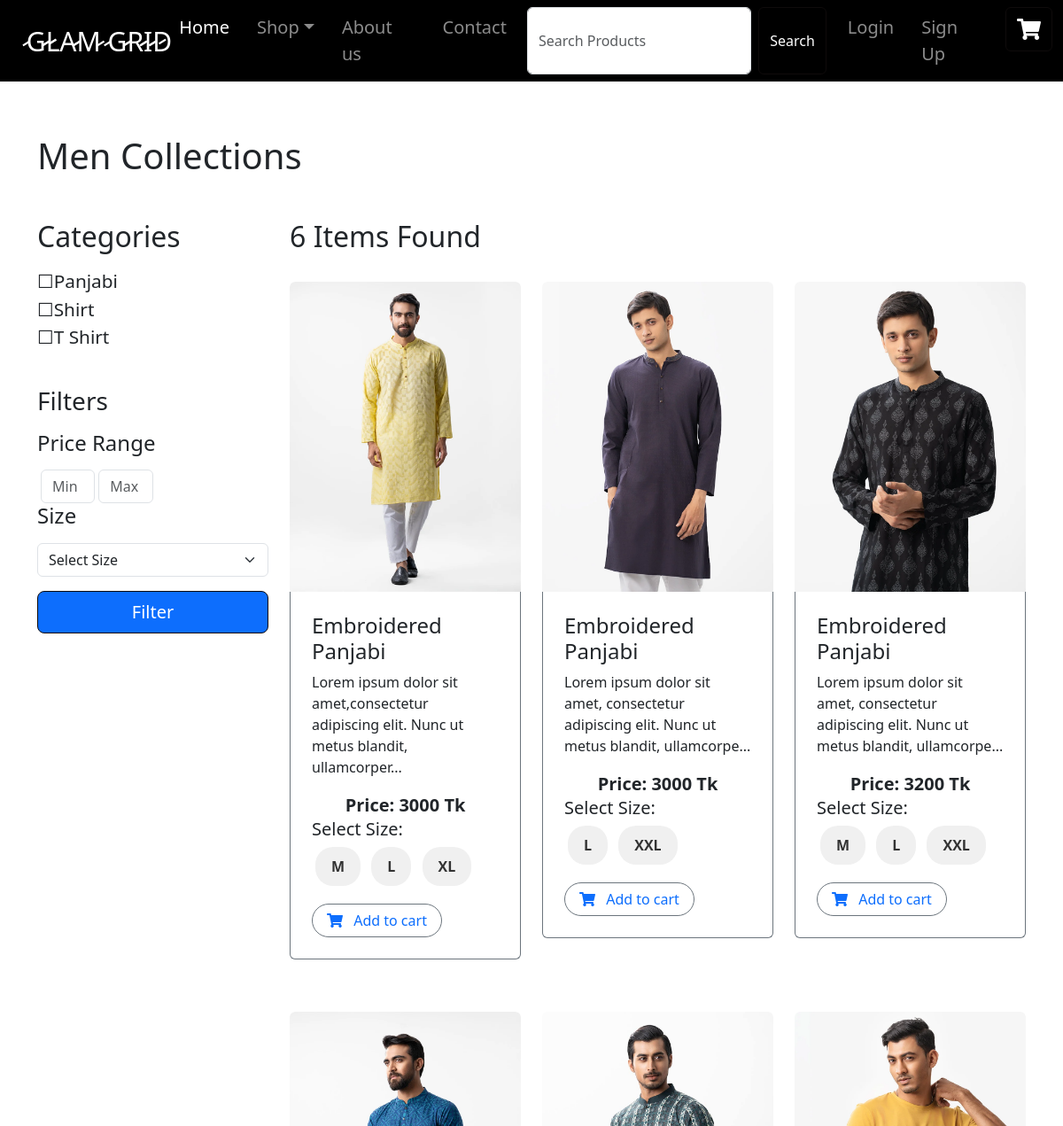
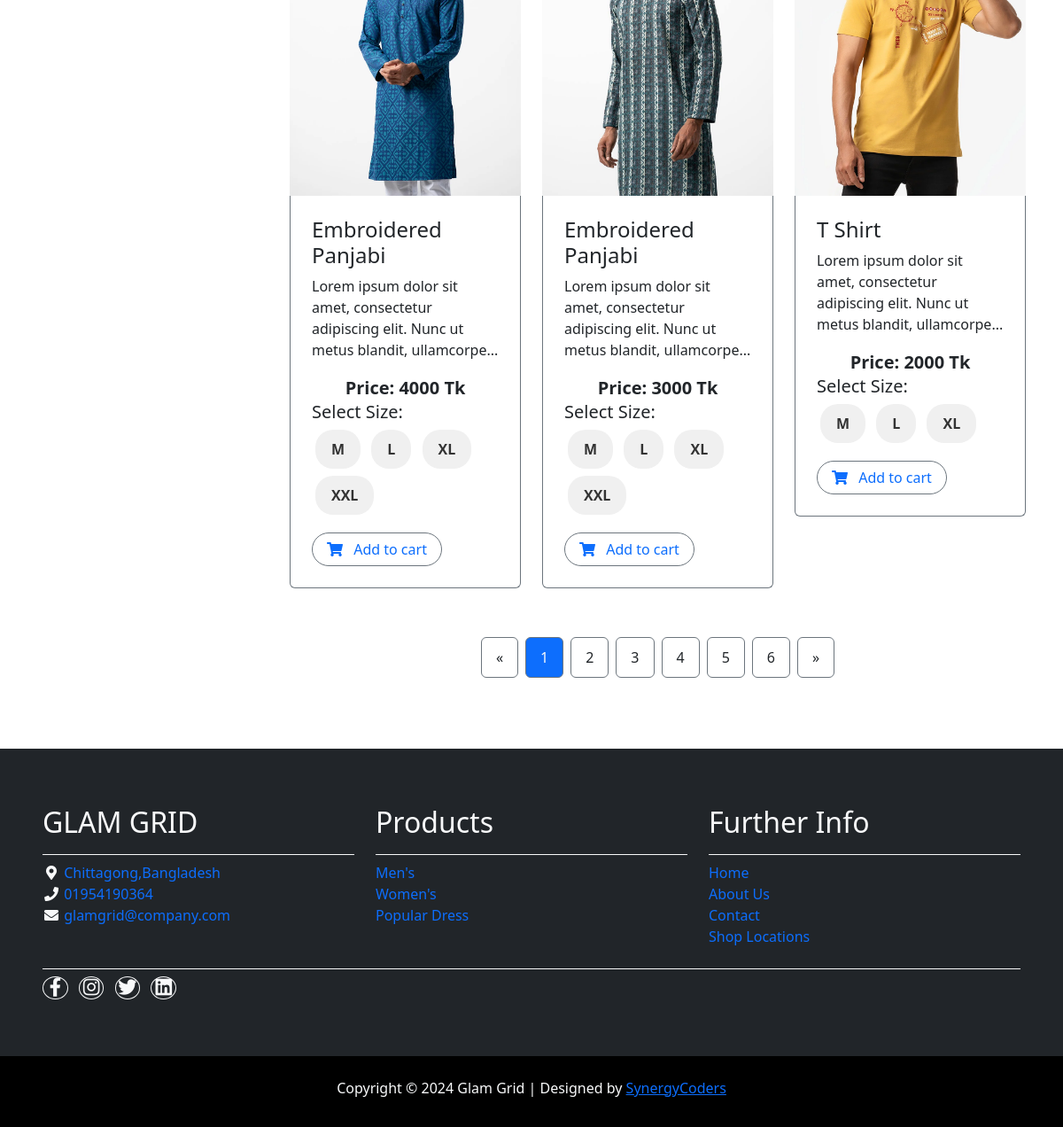
Page /shop/men/ on the committed database (2 pictures, top to bottom).
### category/models.py (models this page shows, shortened)
class MainCategory(models.Model):
    name = models.CharField(max_length=50,unique=True)
    class Meta:
        verbose_name = "MainCategory"
        verbose_name_plural = "MainCategories"

class Category(models.Model):
    maincategory = models.ForeignKey(MainCategory, on_delete=models.CASCADE, default=1)
    name = models.CharField(max_length=50, unique=True)
    slug = models.SlugField(max_length=70, unique=True)
    description = models.TextField(blank=True, null=True)  # Optional description field
    image = models.ImageField(upload_to="media/category", blank=True, null=True)  # Optional image field
    class Meta:
        verbose_name = "Category"
        verbose_name_plural = "Categories"

### store/models.py (models this page shows, shortened)
class Product (models.Model):
    name = models.CharField(max_length=50,unique=False)
    slug = models.SlugField(max_length=70,unique=False)
    category = models.ForeignKey(Category,on_delete=models.CASCADE)
    description = models.TextField(default="")
    image = models.ImageField(upload_to="images/products")
    price = models.IntegerField()
    price_before = models.IntegerField(blank=True,null=True,default=0)
    sizes = models.ManyToManyField("Size")
    in_stock = models.IntegerField()
    is_available = models.BooleanField(default=True)
    created = models.DateTimeField(auto_now_add=True)
    modified = models.DateTimeField(auto_now=True)

class Size(models.Model):
    name = models.CharField(max_length=20,unique=True)

### store/views.py (the view)
# urls.py: path("men/",views.men,name="men"),
def men(request,category_slug=None):
    maincategory = "Men"
    main_category_men = MainCategory.objects.get(name="Men")
    categories = Category.objects.filter(maincategory=main_category_men)
    if category_slug is None:
        products = []
        for category in categories:
            products_in_category = Product.objects.filter(category=category)
            products.extend(products_in_category)
    else:
        category = get_object_or_404(Category, slug=category_slug)
        products = Product.objects.filter(category=category)
    return render(request, "Men.html", {"products":products, "categories": categories,"main":maincategory,})

### store/templates/Men.html (shortened to what this page needs)
{% extends "home.html" %}
{% load static %}
{% block load_css %}
<link rel="stylesheet" type="text/css" href="{% static "css/Men.css" %}" />
{% endblock load_css %}
{% block body %}
<div class="container-fluid men py-5">
  <div class="container py-2 mt-5">
    <h1 class="mb-5 mt-5">{{main}} Collections</h1>
    <div class="row g-4">
      <div class="col-lg-12">
        <div class="row g-4">
          <div class="col-lg-3">
            <div class="row g-4">
              <div class="col-lg-12">
                <div class="mb-3">
                  <h2 class="mb-3">Categories</h2>
                  <ul class="list-unstyled fruite-categorie">
                    <div class="d-flex justify-content-between fruite-name">
                      {% if categories %}
                      <ul class="list-unstyled fruite-categorie">
                        {% for category in categories %}
                          <li><a href="{% url "men_filter" category.slug %}" style="text-decoration: none; color: inherit; font-size: 1.3rem;">☐{{category.name}} </a></li>
                        {% endfor %}
                      </ul>
                      {% else %}
                      <ul class="list-unstyled fruite-categorie">
                        <li><a href="#" style="text-decoration: none; color: inherit; font-size: 1.3rem;">☐ No Category Available.</a></li>
                      </ul>
                      {% endif %}
                    </div>
                  </ul>
                </div>
              </div>
              <div class="col-lg-12">
                <h3 class="mb-3">Filters</h3>
                <form id="filterForm">
                  <div class="mb-3">
                      <label for="price_range" class="form-label"><h4>Price Range</h4></label>
                      <div class="col-lg-6 d-flex ">
                          <input type="text" class="form-control mx-1" id="min_price" placeholder="Min">
                          <input type="text" class="form-control" id="max_price" placeholder="Max">
                      </div>
                      <label for="size" class="form-label"><h4>Size</h4></label>
                      <select class="form-select" id="size-filter">
                          <option value="">Select Size</option>
                      </select>
                  </div>
                  <div class="d-grid">
                      <a class="btn btn-primary btn-lg" id="filter" href="#">Filter</a>
                  </div>
              </form>
              </div>
            </div>
          </div>
          <div class="col-lg-9">
            <div class="row g-4 justify-content-center">
              <h2>{{products|length}} Items Found</h2>
              {% for product in products %}
                <div class="col-md-6 col-lg-6 col-xl-4">
                    <div class="rounded position-relative shop-item" id="shop-card">
                        <div class="shop-img">
                            <a href="{% url 'description' product.id %}">
                                <img src="{{ product.image.url }}" class="img-fluid w-100 rounded-top" alt="">
                            </a>
                        </div>
                        <div class="p-4 border border-secondary border-top-0 rounded-bottom shop-details">
                            <h4>
                                <a href="{% url 'description' product.id %}" class="product-link">
                                    {{ product.name }}
                                </a>
                            </h4>
                            <p>
                                {% if product.description|length > 100 %}
                                {{ product.description|slice:":90" }}...
                                {% else %}
                                {{ product.description }}
                                {% endif %}
                            </p>
                            <div class="size-container mb-3">
                                <div class="text-center">
                                    <p class="text-dark fs-5 fw-bold mb-0">Price: {{ product.price }} Tk</p>
                                </div>
                                <h5 class="mb-1">Select Size:</h5>
                                {% if product.sizes %}
                                {% for size in product.sizes.all %}
                                <button class="size-btn" id="sz-btn" data-size-id="{{ size.id }}">{{ size.name }}</button>
                                {% endfor %}
                                {% endif %}
                            </div>
                            <a href="#" class="btn border border-secondary rounded-pill px-3 text-primary add-to-cart-btn" data-product-id="{{ product.id }}">
                                <i class="fas fa-shopping-cart me-2 text-primary"></i> Add to cart
                            </a>
                        </div>
                    </div>
                </div>
              {% endfor %}
            </div>
            <div class="col-12">
              <div class="pagination d-flex justify-content-center mt-5">
                <a href="#" class="rounded">&laquo;</a>
                <a href="#" class="active rounded">1</a>
                <a href="#" class="rounded">2</a>
                <a href="#" class="rounded">3</a>
                <a href="#" class="rounded">4</a>
                <a href="#" class="rounded">5</a>
                <a href="#" class="rounded">6</a>
                <a href="#" class="rounded">&raquo;</a>
              </div>
            </div>
          </div>
        </div>
      </div>
    </div>
  </div>
</div>
{% endblock body %}

### templates/home.html (shortened to what this page needs)
{% load static %}
<!DOCTYPE html>
<html lang="en">
<head>
  <link rel="stylesheet" href="https://cdnjs.cloudflare.com/ajax/libs/font-awesome/5.15.4/css/all.min.css">
  <link href="https://cdn.jsdelivr.net/npm/bootstrap@5.3.3/dist/css/bootstrap.min.css" rel="stylesheet"
>
  <link rel="stylesheet" type="text/css" href="{% static "css/home.css" %}" />
  {% block load_css %}
  {% endblock load_css %}
</head>
<body>
  <nav class="navbar navbar-expand-lg navbar-dark bg-black fixed-top">
    <div class="container-fluid">
      <a class="navbar-brand" href="{% url "homepage" %}" id="GG" style="padding-left: 10px;" ><img src="#" alt="" type="image/png"> ̷G̷̷L̷̷A̷̷M̷ ̷G̷̷R̷̷I̷̷D̷ </a>
      <div>
        <ul class="navbar-nav" id="all">
          <li class="nav-item">
            <a href="{% url "homepage" %}" class="nav-link active" aria-current="page">Home</a>
          </li>
          <li class="nav-item dropdown">
            <a id="shopLink"
              href="{% url "shop" %}"
              class="nav-link dropdown-toggle "
              role="button"
              data-bs-toggle="dropdown"
              aria-expanded="false"
              >Shop</a>
          </li>
          <li class="nav-item">
            <a href="{% url "about" %}" class="nav-link ">About us</a>
          </li>
          <li class="nav-item">
            <a href="{% url "contact" %}" class="nav-link">Contact</a>
          </li>
          <form class="d-flex me-3" id="searchForm" method="get" action="{% url "search" %}">
            <input type="search" class="form-control me-2" id="searchInput" name="search" placeholder="Search Products" aria-label="Search">
            <button class="btn btn-outline-success" type="submit" id="searchButton">Search</button>
        </form>
          {% if request.user.is_authenticated %}
          <li class="nav-item">
            <a href="{% url "logout" %}" class="nav-link">Logout</a>
          </li>
          <li class="nav-item m-auto">
            <a href="{% url "profile" %}">
              <i class="fas fa-user"></i>
            </a>
          </li>
          {% else %}
          <li class="nav-item">
            <a href="{% url "login" %}" class="nav-link">Login</a>
          </li>
          <li class="nav-item">
            <a href="{% url "register" %}" class="nav-link">Sign Up</a>
          </li>
          {% endif %}
          <li class="nav-item">
            <a href="{% url "cart" %}"><button class="btn cart-button" style="font-size:24px"> <i
                  class="fas fa-shopping-cart text-white"></i></button></a>
          </li>
        </ul>
      </div>
    </div>
  </nav>
  {% block body %}{% endblock body %}
    <br>
    <footer class="bg-dark" id="tempaltemo_footer">
      <div class="ftr-container p-5">
        <div class="row">
          <div class="col-md-4 pt-3">
            <h2 class="h2 text-light border-bottom pb-3 border-light">GLAM GRID</h2>
            <ul class="list-unstyled text-light footer-link-list">
              <li>
                <i class="fas fa-map-marker-alt fa-fw"></i>
                <a class="text-decoration-none">Chittagong,Bangladesh</a>
              </li>
              <li>
                <i class="fa fa-phone fa-fw"></i>
                <a class="text-decoration-none" href="tel:01954190364">01954190364</a>
              </li>
              <li>
                <i class="fa fa-envelope fa-fw"></i>
                <a class="text-decoration-none" href="mailto:glamgrid@company.com">glamgrid@company.com</a>
              </li>
            </ul>
          </div>
          <div class="col-md-4 pt-3">
            <h2 class="h2 text-light border-bottom pb-3 border-light">Products</h2>
            <ul class="list-unstyled text-light footer-link-list">
              <li><a class="text-decoration-none" href="{% url "men" %}">Men's </a></li>
              <li><a class="text-decoration-none" href="{% url "women" %}">Women's </a></li>
              <li><a class="text-decoration-none" href="{% url "shop" %}">Popular Dress</a></li>
            </ul>
          </div>
          <div class="col-md-4 pt-3">
            <h2 class="h2 text-light border-bottom pb-3 border-light">Further Info</h2>
            <ul class="list-unstyled text-light footer-link-list">
              <li><a class="text-decoration-none" href="{% url "homepage" %}">Home</a></li>
              <li><a class="text-decoration-none" href="{% url "about" %}">About Us</a></li>
              <li><a class="text-decoration-none" href="{% url "contact" %}">Contact</a></li>
              <li><a class="text-decoration-none" href="#">Shop Locations</a></li>
            </ul>
          </div>
        </div>
        <div class="row text-light">
          <div class="col-12">
            <div class="w-100 my-2 border-top border-light"></div>
          </div>
          <div class="col-auto me-auto">
            <ul class="list-inline text-left footer-icons">
              <li class="list-inline-item border border-light rounded-circle text-center">
                <a class="text-light text-decoration-none" target="_blank" href="http://facebook.com/"><i
                    class="fab fa-facebook-f fa-lg fa-fw"></i></a>
              </li>
              <li class="list-inline-item border border-light rounded-circle text-center">
                <a class="text-light text-decoration-none" target="_blank" href="https://www.instagram.com/"><i
                    class="fab fa-instagram fa-lg fa-fw"></i></a>
              </li>
              <li class="list-inline-item border border-light rounded-circle text-center">
                <a class="text-light text-decoration-none" target="_blank" href="https://twitter.com/"><i
                    class="fab fa-twitter fa-lg fa-fw"></i></a>
              </li>
              <li class="list-inline-item border border-light rounded-circle text-center">
                <a class="text-light text-decoration-none" target="_blank" href="https://www.linkedin.com/"><i
                    class="fab fa-linkedin fa-lg fa-fw"></i></a>
              </li>
            </ul>
          </div>
        </div>
      </div>
      <div class="w-100 bg-black py-3">
        <div class="ftr_lower-container">
          <div class="row pt-2">
            <div class="col-12">
              <p class="text-left text-light text-center">
                Copyright &copy; 2024 Glam Grid
                | Designed by <a rel="sponsored" href="#" target="_blank">SynergyCoders</a>
              </p>
            </div>
          </div>
        </div>
      </div>
    </footer>
    <link href="https://cdn.jsdelivr.net/npm/swiffy-slider@1.6.0/dist/css/swiffy-slider.min.css" rel="stylesheet"
>
</body>
</html>

### static/css/home.css (style rules this page uses)
#GG { color: white; font-size: 30px; }
#all { font-size: 20px; }
.btn-outline-success { color: #7fffd4; border-color: #7fffd4; }
.navbar-brand { margin-right: auto; }
.navbar-nav .nav-link { margin-right: 15px; }
.ftr-container { padding: 100px; }

### static/css/Men.css (style rules this page uses)
.pagination a { color: var(--bs-dark); padding: 10px 16px; text-decoration: none; transition: 0.5s; border: 1px solid var(--bs-secondary); margin: 0 4px; }
.pagination a.active { background-color: var(--bs-primary); color: var(--bs-light); border: 1px solid var(--bs-secondary); }
.shop-item { overflow: hidden; height: 800px }
.shop-img { height: 350px; }
.shop-img img { transition: transform 0.3s ease; width: 100%; height: 100%; object-fit: cover; }
.product-link { color: inherit; text-decoration: none; }
.btn { color: #ffffff; border-color: #0f0b0b; }
.size-btn { padding: 8px 16px; margin: 4px; border: 2px solid transparent; border-radius: 20px; background-color: #f0f0f0; color: #333; font-weight: bold; cursor: pointer; transition: background-color 0.3s, color 0.3s, border-color 0.3s; }

### rows in the picture
MainCategory: name "Men"
Category: name "Panjabi"
Category: name "Shirt"
Category: name "T Shirt"
Product: image (picture), name "Embroidered Panjabi", description "Lorem ipsum dolor sit amet,consectetur adipiscing elit. Nunc ut metus blandit, ullamcorper", price "3000"
Size: name "M"
Size: name "L"
Size: name "XL"
Product: image (picture), name "Embroidered Panjabi", description "Lorem ipsum dolor sit amet, consectetur adipiscing elit. Nunc ut metus blandit, ullamcorpe", price "3000"
Size: name "XXL"
Product: image (picture), name "Embroidered Panjabi", description "Lorem ipsum dolor sit amet, consectetur adipiscing elit. Nunc ut metus blandit, ullamcorpe", price "3200"
Product: image (picture), name "Embroidered Panjabi", description "Lorem ipsum dolor sit amet, consectetur adipiscing elit. Nunc ut metus blandit, ullamcorpe", price "4000"
Product: image (picture), name "Embroidered Panjabi", description "Lorem ipsum dolor sit amet, consectetur adipiscing elit. Nunc ut metus blandit, ullamcorpe", price "3000"
Product: image (picture), name "T Shirt", description "Lorem ipsum dolor sit amet, consectetur adipiscing elit. Nunc ut metus blandit, ullamcorpe", price "2000"

### other values in the picture
{{ products|length }} "6"
